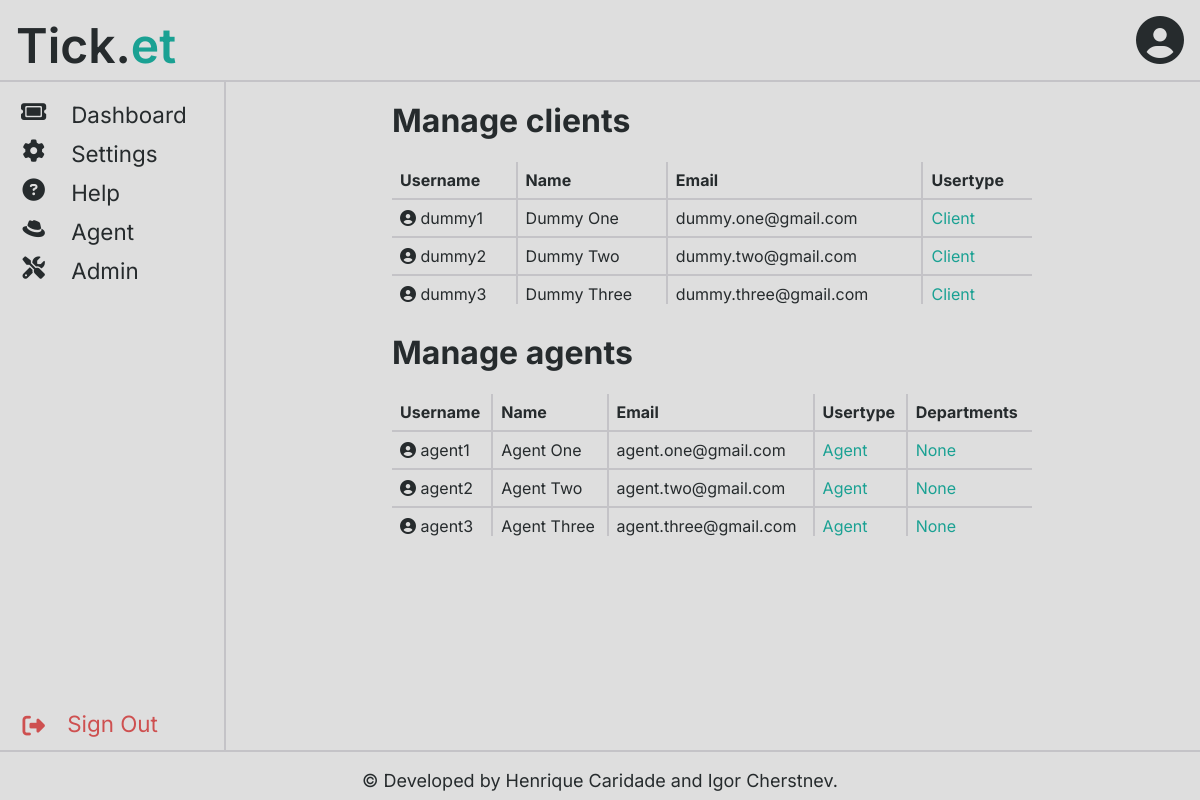
Screenshot of /pages/admin.php (signed in) with the database file from the repository.
### tables this page shows
CREATE TABLE User (
    username STRING PRIMARY KEY NOT NULL,
    name STRING NOT NULL,
    email STRING UNIQUE NOT NULL,
    password STRING NOT NULL,
    salt STRING NOT NULL,
    userType STRING NOT NULL CHECK (userType IN('Client', 'Agent', 'Admin'))
);

### classes/user.php (called while the page is built, shortened)
<?php
    class User {
        protected function __construct(string $username, string $name, string $email, string $userType = User::USERTYPE_CLIENT) {
            $this->username = $username;
            $this->name = $name;
            $this->email = filter_var($email, FILTER_SANITIZE_EMAIL);
            $this->userType = $userType;
        }
        private static function fromArray(array $user) : User {
            return new User($user['username'], $user['name'], $user['email'], $user['userType']);
        }
        public static function getAllClients(PDO $db) : array {
            $stmt = $db->prepare('SELECT * FROM User WHERE userType = \'Client\' ');
            $stmt->execute();
            $usersArray = array();
            foreach($stmt->fetchAll() as $user){
                $usersArray[] = User::fromArray($user);
            }
            return $usersArray;
        }
    }
    class Agent extends User {
        private static function fromArrays(array $agent, array $departments) : Agent {
            return new Agent($agent['username'], $agent['name'], $agent['email'], $departments, $agent['userType']);
        }
        public static function getAllAgents(PDO $db) : array {
            $stmt = $db->prepare('SELECT * FROM User WHERE userType=\'Agent\' ');
            $stmt->execute();
            $agentsArray = array();
            foreach($stmt->fetchAll() as $agent){
                $agentsArray[] = Agent::fromArrays($agent, Department::getDepartmentsFromAgent($db, $agent['username']));
            }
            return $agentsArray;
        }
    }
?>

### templates/user.php (the view, shortened to what this page needs)
<?php
    include_once("../templates/profile.php");
function _drawClient(User $client) { ?>
    <tr class="client">
        <td class="client-username"><?php drawProfile($client->username, true); ?></td>
        <td class="client-name"><?=htmlentities($client->name)?></td>
        <td class="client-email"><?=htmlentities($client->email)?></td>
        <td class="client-usertype">
            <a class="client-usertype-change" data-username="<?=htmlentities($client->username)?>" data-user-type="<?=htmlentities($client->userType)?>">
                <?=htmlentities($client->userType)?>
            </a>
        </td>
    </tr>
<?php
}
function _drawAgent(Agent $agent) { ?>
    <tr class="agent">
        <td class="agent-username"><?php drawProfile($agent->username, true); ?></td>
        <td class="agent-name"><?=htmlentities($agent->name)?></td>
        <td class="agent-email"><?=htmlentities($agent->email)?></td>
        <td class="agent-usertype">
            <a class="agent-usertype-change" data-username="<?=htmlentities($agent->username)?>" data-user-type="<?=htmlentities($agent->userType)?>">
                <?=htmlentities($agent->userType)?>
            </a>
        </td>
        <td class="agent-department">
            <a class="agent-department-change" data-username="<?=htmlentities($agent->username)?>">
                <?php {
                    $i = 0;
                    if ($i == 0) {
                        echo 'None';
                    }
                } ?>
            </a>
        </td>
    </tr>
    <?php
}
function drawClients(array $clients) {  ?>
    <table id="clients">
        <thead>
            <tr>
                <th>Username</th>
                <th>Name</th>
                <th>Email</th>
                <th>Usertype</th>
            </tr>
        </thead>
        <tbody>
            <?php
                foreach ($clients as $client) {
                    _drawClient($client);
                }
            ?>
        </tbody>
    </table>
<?php
    }
function drawAgents(array $agents) {  ?>
    <table id="agents">
        <thead>
            <tr>
                <th>Username</th>
                <th>Name</th>
                <th>Email</th>
                <th>Usertype</th>
                <th>Departments</th>
            </tr>
        </thead>
        <tbody>
            <?php
                foreach ($agents as $agent) {
                    _drawAgent($agent);
                }
            ?>
        </tbody>
    </table>
<?php
    }
?>

### templates/profile.php
<?php
    function drawProfile(?string $username, bool $showUsername=false, bool $showIcon=true) {
?>
<div class="profile" data-user="<?=htmlentities($username)?>">
<?php if ($showIcon) { ?>
<i class="fa-solid fa-circle-user"></i>
<?php } if ($showUsername) { ?>
    <span class="username"><?=htmlentities($username)?></span>
<?php } ?>
</div>
<?php
    }
?>

### css/include.css (style rules this page uses)
:root { --primary-background-color: #dededeff; --secondary-background-color: #c4c3c7ff; --primary-color: #262b2dff; --secondary-color: #4c6569ff; --accent-color: #1aa193ff; --error-color: #ce5050ff; --warning-color: #cfbd63ff;; --success-color: #51d880ff; --header-height: 5rem; --footer-height: 3rem; --sidebar-width: 14rem; --sidebar-padding: 15px; --margin-sides: 10rem; }

### css/main.css (style rules this page uses)
body { font-family: 'Inter', sans-serif; background-color: var(--primary-background-color); color: var(--primary-color); }
a { color: var(--accent-color); text-decoration: none; }

### css/table.css (style rules this page uses)
table { width: 100%; border-collapse: collapse; }
table, table th, table td { position: relative; }
table th { padding: 0.5em; text-align: left; }
table td { min-width: 0; padding: 0.5em; overflow: hidden; border-top: 2px solid var(--secondary-background-color); }
table td { white-space: nowrap; position: relative; overflow: hidden; min-width: 0; }

### rows the page displays
user: username "dummy1", name "Dummy One", email "dummy.one@gmail.com", userType "Client"
user: username "dummy2", name "Dummy Two", email "dummy.two@gmail.com", userType "Client"
user: username "dummy3", name "Dummy Three", email "dummy.three@gmail.com", userType "Client"
user: username "agent1", name "Agent One", email "agent.one@gmail.com", userType "Agent"
user: username "agent2", name "Agent Two", email "agent.two@gmail.com", userType "Agent"
user: username "agent3", name "Agent Three", email "agent.three@gmail.com", userType "Agent"
